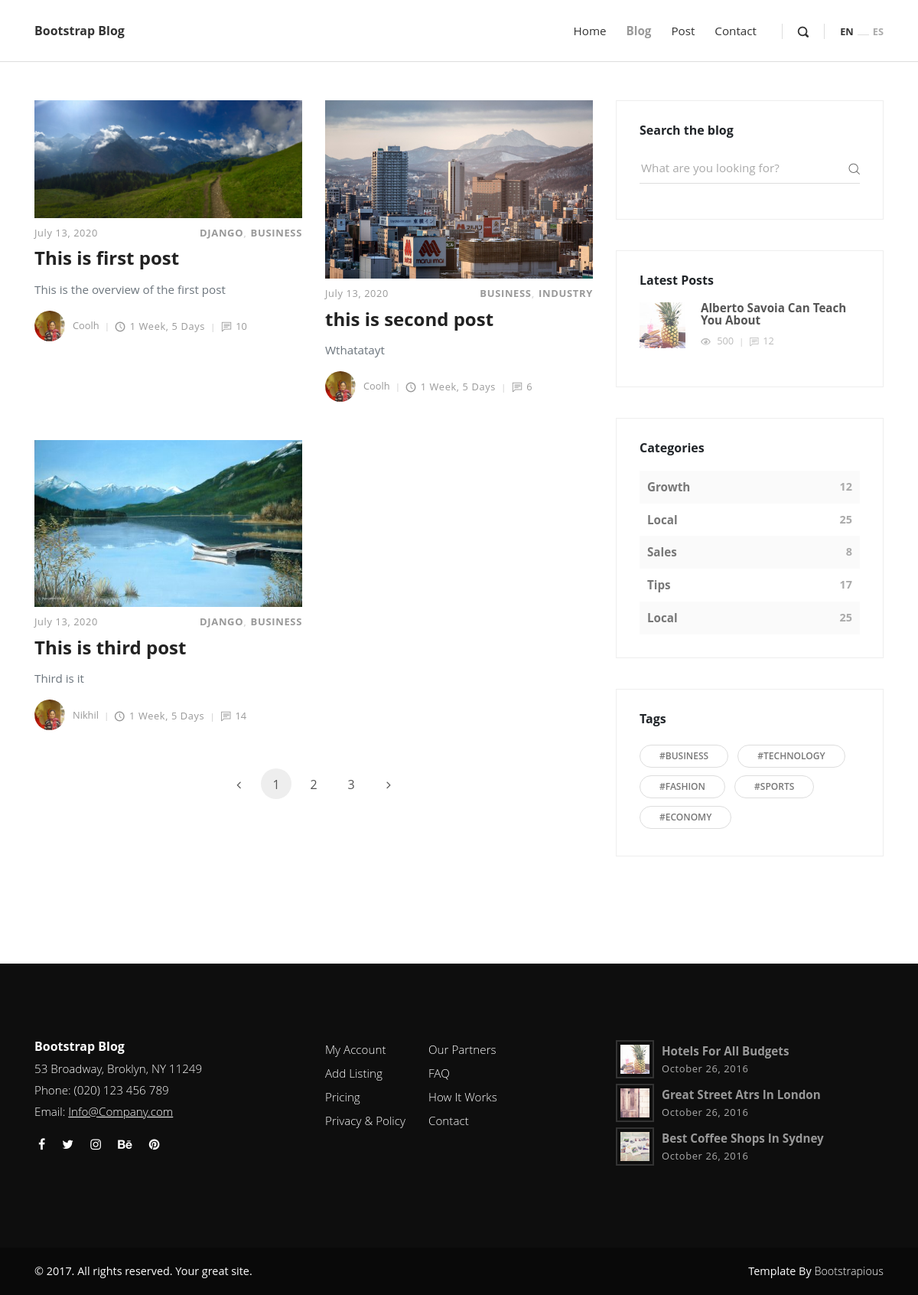
Screenshot of /blog/ with the database file from the repository.
### index/models.py (models this page shows, shortened)
class Post(models.Model):
    title = models.CharField(max_length=100)
    overview = models.TextField()
    timestamp = models.DateTimeField(auto_now_add=True)
    comment_count = models.IntegerField(default=0)
    author = models.ForeignKey(Author, on_delete=models.CASCADE)
    thumbnail = models.ImageField()
    category = models.ManyToManyField(Category)
    featured = models.BooleanField()

class Category(models.Model):
    title = models.CharField(max_length=20)
    def __str__(self):
        return self.title

class Author(models.Model):
    user  = models.OneToOneField(User, on_delete=models.CASCADE)
    profile_picture = models.ImageField()
    def __str__(self):
        return self.user.username

### blog/views.py (the view)
# urls.py: path('',views.blog, name='blog'),
def blog(request):
    post_list = Post.objects.all()
    context ={
        'post_list' : post_list,
    }
    return render(request, 'blog.html', context)

### templates/blog.html (shortened to what this page needs)
{% extends 'base.html' %}
{% load static %}
{% block content %}
<header class="header">
  <nav class="navbar navbar-expand-lg">
    <div class="container">
      <div class="navbar-header d-flex align-items-center justify-content-between">
        <a href="/" class="navbar-brand">Bootstrap Blog</a>
      </div>
      <div id="navbarcollapse" class="collapse navbar-collapse">
        <ul class="navbar-nav ml-auto">
          <li class="nav-item"><a href="{% url 'index' %}" class="nav-link ">Home</a>
          </li>
          <li class="nav-item"><a href="{% url 'blog' %}" class="nav-link active ">Blog</a>
          </li>
          <li class="nav-item"><a href="{% url 'post' %}" class="nav-link ">Post</a>
          </li>
          <li class="nav-item"><a href="#" class="nav-link ">Contact</a>
          </li>
        </ul>
        <div class="navbar-text"><a href="#" class="search-btn"><i class="icon-search-1"></i></a></div>
        <ul class="langs navbar-text"><a href="#" class="active">EN</a><span> </span><a href="#">ES</a></ul>
      </div>
    </div>
  </nav>
</header>
<div class="container">
  <div class="row">
    <main class="posts-listing col-lg-8">
      <div class="container">
        <div class="row">
          {% for post in post_list %}
          <div class="post col-xl-6">
            <div class="post-thumbnail"><a href="post.html"><img src="{{ post.thumbnail.url}}" alt="..."
                  class="img-fluid"></a></div>
            <div class="post-details">
              <div class="post-meta d-flex justify-content-between">
                <div class="date meta-last">{{post.timestamp| date}}</div>
                <div class="category">{% for cat in post.category.all %}<a href="#">{{cat}}</a>{% endfor %}</div>
              </div><a href="post.html">
                <h3 class="h4">{{post.title}}</h3>
              </a>
              <p class="text-muted">{{post.overview}}</p>
              <footer class="post-footer d-flex align-items-center"><a href="#"
                  class="author d-flex align-items-center flex-wrap">
                  <div class="avatar"><img src="{{ post.author.profile_picture.url }}" alt="..." class="img-fluid"></div>
                  <div class="title"><span>{{post.author}}</span></div>
                </a>
                <div class="date"><i class="icon-clock"></i>{{post.timestamp|timesince}}</div>
                <div class="comments meta-last"><i class="icon-comment"></i>{{post.comment_count}}</div>
              </footer>
            </div>
          </div>
          {% endfor %}
        </div>
        <nav aria-label="Page navigation example">
          <ul class="pagination pagination-template d-flex justify-content-center">
            <li class="page-item"><a href="#" class="page-link"> <i class="fa fa-angle-left"></i></a></li>
            <li class="page-item"><a href="#" class="page-link active">1</a></li>
            <li class="page-item"><a href="#" class="page-link">2</a></li>
            <li class="page-item"><a href="#" class="page-link">3</a></li>
            <li class="page-item"><a href="#" class="page-link"> <i class="fa fa-angle-right"></i></a></li>
          </ul>
        </nav>
      </div>
    </main>
    <aside class="col-lg-4">
      <div class="widget search">
        <header>
          <h3 class="h6">Search the blog</h3>
        </header>
        <form action="#" class="search-form">
          <div class="form-group">
            <input type="search" placeholder="What are you looking for?">
            <button type="submit" class="submit"><i class="icon-search"></i></button>
          </div>
        </form>
      </div>
      <div class="widget latest-posts">
        <header>
          <h3 class="h6">Latest Posts</h3>
        </header>
        <div class="blog-posts">
          <a href="#">
            <div class="item d-flex align-items-center">
              <div class="image"><img src="{% static 'img/small-thumbnail-1.jpg' %}" alt="..." class="img-fluid"></div>
              <div class="title"><strong>Alberto Savoia Can Teach You About</strong>
                <div class="d-flex align-items-center">
                  <div class="views"><i class="icon-eye"></i> 500</div>
                  <div class="comments"><i class="icon-comment"></i>12</div>
                </div>
              </div>
            </div>
          </a>
        </div>
      </div>
      <div class="widget categories">
        <header>
          <h3 class="h6">Categories</h3>
        </header>
        <div class="item d-flex justify-content-between"><a href="#">Growth</a><span>12</span></div>
        <div class="item d-flex justify-content-between"><a href="#">Local</a><span>25</span></div>
        <div class="item d-flex justify-content-between"><a href="#">Sales</a><span>8</span></div>
        <div class="item d-flex justify-content-between"><a href="#">Tips</a><span>17</span></div>
        <div class="item d-flex justify-content-between"><a href="#">Local</a><span>25</span></div>
      </div>
      <div class="widget tags">
        <header>
          <h3 class="h6">Tags</h3>
        </header>
        <ul class="list-inline">
          <li class="list-inline-item"><a href="#" class="tag">#Business</a></li>
          <li class="list-inline-item"><a href="#" class="tag">#Technology</a></li>
          <li class="list-inline-item"><a href="#" class="tag">#Fashion</a></li>
          <li class="list-inline-item"><a href="#" class="tag">#Sports</a></li>
          <li class="list-inline-item"><a href="#" class="tag">#Economy</a></li>
        </ul>
      </div>
    </aside>
  </div>
</div>
{% endblock %}

### templates/base.html (shortened to what this page needs)
{% load static %}
<!DOCTYPE html>
<html lang="en">
<head>
    <link rel="stylesheet" href="{% static 'vendor/bootstrap/css/bootstrap.min.css' %}">
    <link rel="stylesheet" href="{% static 'vendor/font-awesome/css/font-awesome.min.css' %}">
    <link rel="stylesheet" href="{% static 'css/fontastic.css' %}">
    <link rel="stylesheet" href="{% static 'vendor/@fancyapps/fancybox/jquery.fancybox.min.css' %}">
    <link rel="stylesheet" href="{% static 'css/style.default.css' %}" id="theme-stylesheet">
    <link rel="stylesheet" href="{% static 'css/custom.css' %}">
</head>
<body>
{% block content %}
{% endblock %}
 <footer class="main-footer">
    <div class="container">
      <div class="row">
        <div class="col-md-4">
          <div class="logo">
            <h6 class="text-white">Bootstrap Blog</h6>
          </div>
          <div class="contact-details">
            <p>53 Broadway, Broklyn, NY 11249</p>
            <p>Phone: (020) 123 456 789</p>
            <p>Email: <a href="mailto:info@company.com">Info@Company.com</a></p>
            <ul class="social-menu">
              <li class="list-inline-item"><a href="#"><i class="fa fa-facebook"></i></a></li>
              <li class="list-inline-item"><a href="#"><i class="fa fa-twitter"></i></a></li>
              <li class="list-inline-item"><a href="#"><i class="fa fa-instagram"></i></a></li>
              <li class="list-inline-item"><a href="#"><i class="fa fa-behance"></i></a></li>
              <li class="list-inline-item"><a href="#"><i class="fa fa-pinterest"></i></a></li>
            </ul>
          </div>
        </div>
        <div class="col-md-4">
          <div class="menus d-flex">
            <ul class="list-unstyled">
              <li> <a href="#">My Account</a></li>
              <li> <a href="#">Add Listing</a></li>
              <li> <a href="#">Pricing</a></li>
              <li> <a href="#">Privacy &amp; Policy</a></li>
            </ul>
            <ul class="list-unstyled">
              <li> <a href="#">Our Partners</a></li>
              <li> <a href="#">FAQ</a></li>
              <li> <a href="#">How It Works</a></li>
              <li> <a href="#">Contact</a></li>
            </ul>
          </div>
        </div>
        <div class="col-md-4">
          <div class="latest-posts"><a href="#">
              <div class="post d-flex align-items-center">
                <div class="image"><img src="{% static 'img/small-thumbnail-1.jpg' %}" alt="..." class="img-fluid"></div>
                <div class="title"><strong>Hotels for all budgets</strong><span class="date last-meta">October 26,
                    2016</span></div>
              </div>
            </a><a href="#">
              <div class="post d-flex align-items-center">
                <div class="image"><img src="{% static 'img/small-thumbnail-2.jpg' %}" alt="..." class="img-fluid"></div>
                <div class="title"><strong>Great street atrs in London</strong><span class="date last-meta">October 26,
                    2016</span></div>
              </div>
            </a><a href="#">
              <div class="post d-flex align-items-center">
                <div class="image"><img src="{% static 'img/small-thumbnail-3.jpg' %}" alt="..." class="img-fluid"></div>
                <div class="title"><strong>Best coffee shops in Sydney</strong><span class="date last-meta">October 26,
                    2016</span></div>
              </div>
            </a></div>
        </div>
      </div>
    </div>
    <div class="copyrights">
      <div class="container">
        <div class="row">
          <div class="col-md-6">
            <p>&copy; 2017. All rights reserved. Your great site.</p>
          </div>
          <div class="col-md-6 text-right">
            <p>Template By <a href="https://bootstrapious.com/p/bootstrap-carousel" class="text-white">Bootstrapious</a>
            </p>
          </div>
        </div>
      </div>
    </div>
  </footer>
</body>
</html>

### rows the page displays
Post: thumbnail (picture), timestamp "July 13, 2020", title "This is first post", overview "This is the overview of the first post", author.profile_picture (picture), author "Coolh", timestamp "1 Week, 5 Days", comment_count "10"
Category: title "DJANGO"
Category: title "BUSINESS"
Post: thumbnail (picture), timestamp "July 13, 2020", title "this is second post", overview "Wthatatayt", author.profile_picture (picture), author "Coolh", timestamp "1 Week, 5 Days", comment_count "6"
Category: title "INDUSTRY"
Post: thumbnail (picture), timestamp "July 13, 2020", title "This is third post", overview "Third is it", author.profile_picture (picture), author "Nikhil", timestamp "1 Week, 5 Days", comment_count "14"
